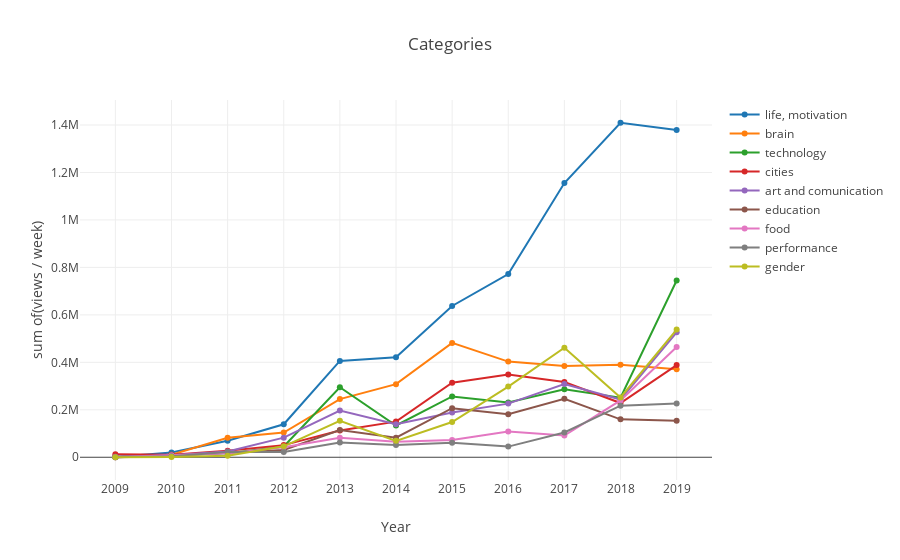

The code cell stored with this chart in its notebook:
### Code cell
categories = talks.catName.unique()
dataToPlot = []
for cname in categories:
    data = talks[(talks.catName==cname)].groupby('year').sum()
    dataToPlot.append(
        go.Line(
            name=cname,
            x= data.index.values,
            y= data.viewsWeek,
        )
    )
layout = go.Layout(
    title='Categories',
    yaxis = dict(
        title='sum of(views / week)',
    ),
    xaxis = dict(
        title='Year',
        tickvals = list(range(2009, 2020)),
    )
)
fig = go.Figure(data=dataToPlot, layout=layout)
iplot(fig)
